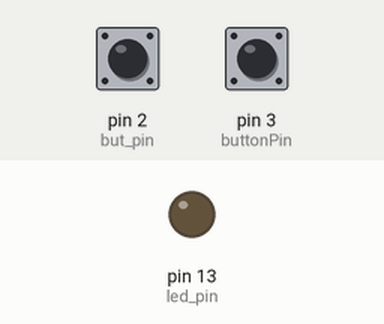
This sketch was run on a simulated Arduino Uno, built with avr-gcc and run on an emulated ATmega328P. On the bench: output pins drawn as LEDs (lit = HIGH). The test bench sets the inputs (shaded band); at power-on: pin 2 (but_pin) HIGH, pin 3 (buttonPin) LOW. What the sketch prints to the serial monitor is not drawn.

Above: at 1.2 s.
1.3 s: pin 2 (but_pin) pulled LOW for 0.15 s
At 2.2 s:
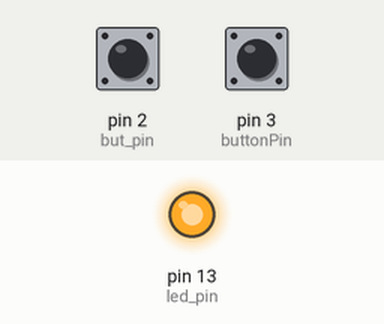
2.9 s: pin 2 (but_pin) pulled LOW for 1 s
At 4.6 s:
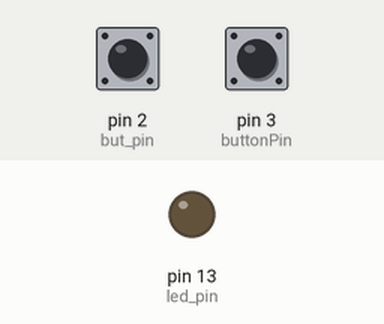
5.4 s: pin 2 (but_pin) pulled LOW for 3.2 s
At 9.4 s:
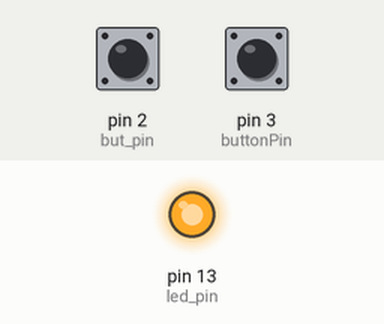
Timing chart, 0 to 10.9 s (numbered marks = the images above; inputs shaded):
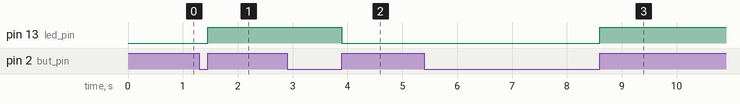

The sketch:

main_ino.ino
```cpp
/* Interrupt on a button
 * By: Jeffrey Hundstad <we0a@arrl.net> 2015-03-09
 * Documentation on AttachInterrupt:
 *  http://arduino.cc/en/Reference/AttachInterrupt


/* PIN definitions */
const byte led_pin = LED_BUILTIN;  // built in LED
const byte but_pin = 2;            // Button on pin-2, internal pullup
const int buttonPin = 3;     // the number of the pushbutton pin
int buttonState = 0;

/* Volatile variables modified in the ISR */
volatile boolean led_state = LOW;
volatile unsigned int last_but_ptime = 0;

void setup()
{
  Serial.begin(9600);
  pinMode(buttonPin, INPUT);
  pinMode(led_pin, OUTPUT);
  pinMode(but_pin, INPUT_PULLUP);
  /*
   * attachInterrupt(interrupt, ISR, mode)
   *  interrupt = [0 == pin 2, 1 == pin 3]
   *  MODE = [LOW, CHANGE, RISING, FALLING]
   */
  attachInterrupt(0, blink, RISING);
}

/* Show the led_state on the internal LED, it is changed in the ISR */
void loop()
{
    buttonState = digitalRead(buttonPin);
  // check if the pushbutton is pressed.
  // if it is, the buttonState is HIGH:
    if (buttonState == HIGH) {
    Serial.write('1');
  } else {
    Serial.write('2');
  }
    digitalWrite(led_pin, led_state);
}


/* Intended to be attached as an ISR */
/* Change the led_state but on as fast as PRESS_DELAY */
const unsigned int PRESS_DELAY = 100; /* milliseconds */
void blink()
{
  unsigned int but_ptime = millis();
  if ( (but_ptime - last_but_ptime) > PRESS_DELAY) {
    last_but_ptime = but_ptime;
    led_state = !led_state;
  }
}
```

Measured:
- after the input at 1.3 s, pin 13 (led_pin): LOW → HIGH after 0.15 s
- after the input at 2.9 s, pin 13 (led_pin): HIGH → LOW after 1.0 s
- after the input at 5.4 s, pin 13 (led_pin): LOW → HIGH after 3.2 s
